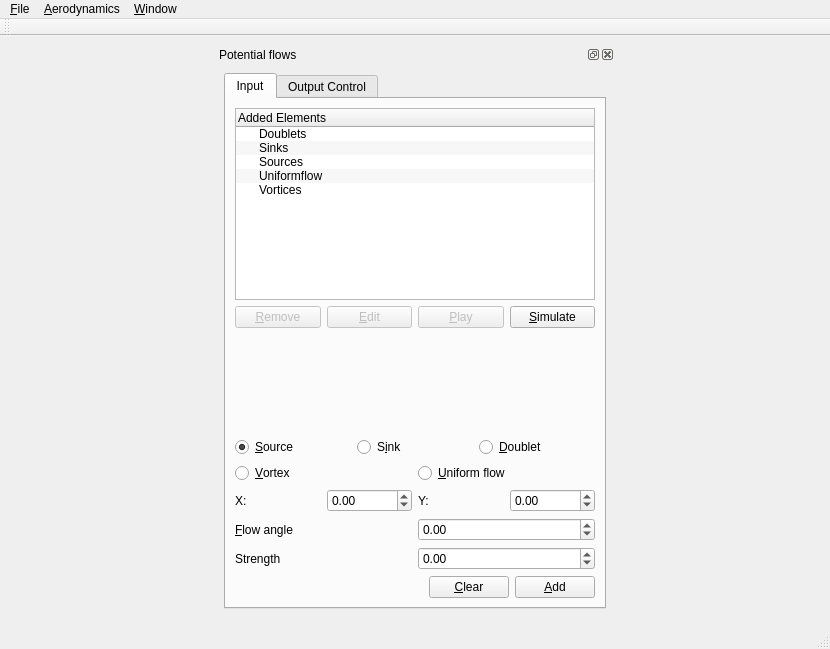
<?xml version="1.0" encoding="UTF-8"?>
<ui version="4.0">
 <class>MainWindow</class>
 <widget class="QMainWindow" name="MainWindow">
  <property name="windowModality">
   <enum>Qt::ApplicationModal</enum>
  </property>
  <property name="geometry">
   <rect>
    <x>0</x>
    <y>0</y>
    <width>830</width>
    <height>649</height>
   </rect>
  </property>
  <property name="sizePolicy">
   <sizepolicy hsizetype="Expanding" vsizetype="Expanding">
    <horstretch>0</horstretch>
    <verstretch>0</verstretch>
   </sizepolicy>
  </property>
  <property name="mouseTracking">
   <bool>false</bool>
  </property>
  <property name="windowTitle">
   <string>EduAeroSpace</string>
  </property>
  <property name="toolTip">
   <string extracomment="Educational package for novice Aerospace Community"/>
  </property>
  <property name="whatsThis">
   <string extracomment="Educational package for novice Aerospace Community"/>
  </property>
  <property name="autoFillBackground">
   <bool>false</bool>
  </property>
  <property name="dockNestingEnabled">
   <bool>false</bool>
  </property>
  <property name="dockOptions">
   <set>QMainWindow::AllowTabbedDocks|QMainWindow::AnimatedDocks</set>
  </property>
  <widget class="QWidget" name="centralwidget">
   <layout class="QVBoxLayout" name="verticalLayout_3">
    <item>
     <layout class="QHBoxLayout" name="horizontalLayout_Main">
      <property name="sizeConstraint">
       <enum>QLayout::SetMaximumSize</enum>
      </property>
      <item>
       <widget class="QDockWidget" name="Input_Dock">
        <property name="enabled">
         <bool>true</bool>
        </property>
        <property name="sizePolicy">
         <sizepolicy hsizetype="Expanding" vsizetype="Expanding">
          <horstretch>0</horstretch>
          <verstretch>0</verstretch>
         </sizepolicy>
        </property>
        <property name="minimumSize">
         <size>
          <width>400</width>
          <height>418</height>
         </size>
        </property>
        <property name="maximumSize">
         <size>
          <width>400</width>
          <height>524287</height>
         </size>
        </property>
        <property name="autoFillBackground">
         <bool>false</bool>
        </property>
        <property name="inputMethodHints">
         <set>Qt::ImhNone</set>
        </property>
        <property name="floating">
         <bool>false</bool>
        </property>
        <property name="features">
         <set>QDockWidget::AllDockWidgetFeatures</set>
        </property>
        <property name="allowedAreas">
         <set>Qt::NoDockWidgetArea</set>
        </property>
        <property name="windowTitle">
         <string>Potential flows</string>
        </property>
        <widget class="QWidget" name="dockWidgetContents_3">
         <layout class="QVBoxLayout" name="verticalLayout_2">
          <item>
           <widget class="QTabWidget" name="tabWidget">
            <property name="sizePolicy">
             <sizepolicy hsizetype="Expanding" vsizetype="Expanding">
              <horstretch>0</horstretch>
              <verstretch>0</verstretch>
             </sizepolicy>
            </property>
            <property name="maximumSize">
             <size>
              <width>400</width>
              <height>16777215</height>
             </size>
            </property>
            <property name="currentIndex">
             <number>0</number>
            </property>
            <widget class="QWidget" name="tab_potInput">
             <attribute name="title">
              <string>Input</string>
             </attribute>
             <layout class="QVBoxLayout" name="verticalLayout">
              <item>
               <widget class="QTreeWidget" name="treeWidget_potElements">
                <property name="tabKeyNavigation">
                 <bool>true</bool>
                </property>
                <property name="alternatingRowColors">
                 <bool>true</bool>
                </property>
                <column>
                 <property name="text">
                  <string>Added Elements</string>
                 </property>
                </column>
                <item>
                 <property name="text">
                  <string>Doublets</string>
                 </property>
                </item>
                <item>
                 <property name="text">
                  <string>Sinks</string>
                 </property>
                </item>
                <item>
                 <property name="text">
                  <string>Sources</string>
                 </property>
                </item>
                <item>
                 <property name="text">
                  <string>Uniformflow</string>
                 </property>
                </item>
                <item>
                 <property name="text">
                  <string>Vortices</string>
                 </property>
                </item>
               </widget>
              </item>
              <item>
               <layout class="QHBoxLayout" name="horizontalLayout_4">
                <item>
                 <widget class="QPushButton" name="pushButton_Remove">
                  <property name="enabled">
                   <bool>false</bool>
                  </property>
                  <property name="text">
                   <string>&amp;Remove</string>
                  </property>
                 </widget>
                </item>
                <item>
                 <widget class="QPushButton" name="pushButton_Edit">
                  <property name="enabled">
                   <bool>false</bool>
                  </property>
                  <property name="text">
                   <string>&amp;Edit</string>
                  </property>
                 </widget>
                </item>
                <item>
                 <widget class="QPushButton" name="pushButton_toggleSimulation">
                  <property name="enabled">
                   <bool>false</bool>
                  </property>
                  <property name="text">
                   <string>&amp;Play</string>
                  </property>
                 </widget>
                </item>
                <item>
                 <widget class="QPushButton" name="pushButton_Simulate">
                  <property name="text">
                   <string>&amp;Simulate</string>
                  </property>
                 </widget>
                </item>
               </layout>
              </item>
              <item>
               <spacer name="verticalSpacer">
                <property name="orientation">
                 <enum>Qt::Vertical</enum>
                </property>
                <property name="sizeHint" stdset="0">
                 <size>
                  <width>20</width>
                  <height>41</height>
                 </size>
                </property>
               </spacer>
              </item>
              <item>
               <layout class="QVBoxLayout" name="verticalLayout_5">
                <item>
                 <layout class="QHBoxLayout" name="horizontalLayout_5">
                  <item>
                   <widget class="QRadioButton" name="radioButton_Source">
                    <property name="text">
                     <string>&amp;Source</string>
                    </property>
                    <property name="checked">
                     <bool>true</bool>
                    </property>
                   </widget>
                  </item>
                  <item>
                   <widget class="QRadioButton" name="radioButton_Sink">
                    <property name="text">
                     <string>S&amp;ink</string>
                    </property>
                   </widget>
                  </item>
                  <item>
                   <widget class="QRadioButton" name="radioButton_Doublet">
                    <property name="text">
                     <string>&amp;Doublet</string>
                    </property>
                   </widget>
                  </item>
                 </layout>
                </item>
                <item>
                 <layout class="QHBoxLayout" name="horizontalLayout_6">
                  <item>
                   <widget class="QRadioButton" name="radioButton_Vortex">
                    <property name="text">
                     <string>&amp;Vortex</string>
                    </property>
                   </widget>
                  </item>
                  <item>
                   <widget class="QRadioButton" name="radioButton_UniformFlow">
                    <property name="text">
                     <string>&amp;Uniform flow</string>
                    </property>
                   </widget>
                  </item>
                 </layout>
                </item>
                <item>
                 <layout class="QHBoxLayout" name="horizontalLayout_13">
                  <item>
                   <layout class="QHBoxLayout" name="horizontalLayout_14">
                    <item>
                     <widget class="QLabel" name="label_X">
                      <property name="text">
                       <string>X:</string>
                      </property>
                      <property name="buddy">
                       <cstring>doubleSpinBox_X</cstring>
                      </property>
                     </widget>
                    </item>
                    <item>
                     <widget class="QDoubleSpinBox" name="doubleSpinBox_X">
                      <property name="minimum">
                       <double>-1000.000000000000000</double>
                      </property>
                      <property name="maximum">
                       <double>1000.000000000000000</double>
                      </property>
                      <property name="singleStep">
                       <double>0.100000000000000</double>
                      </property>
                     </widget>
                    </item>
                   </layout>
                  </item>
                  <item>
                   <layout class="QHBoxLayout" name="horizontalLayout_15">
                    <item>
                     <widget class="QLabel" name="label_Y">
                      <property name="text">
                       <string>Y:</string>
                      </property>
                      <property name="buddy">
                       <cstring>doubleSpinBox_Y</cstring>
                      </property>
                     </widget>
                    </item>
                    <item>
                     <widget class="QDoubleSpinBox" name="doubleSpinBox_Y">
                      <property name="minimum">
                       <double>-1000.000000000000000</double>
                      </property>
                      <property name="maximum">
                       <double>1000.000000000000000</double>
                      </property>
                      <property name="singleStep">
                       <double>0.100000000000000</double>
                      </property>
                     </widget>
                    </item>
                   </layout>
                  </item>
                 </layout>
                </item>
                <item>
                 <layout class="QHBoxLayout" name="horizontalLayout_16">
                  <item>
                   <widget class="QLabel" name="label_FlowAngle">
                    <property name="text">
                     <string>&amp;Flow angle</string>
                    </property>
                    <property name="buddy">
                     <cstring>doubleSpinBox_FlowAngle</cstring>
                    </property>
                   </widget>
                  </item>
                  <item>
                   <widget class="QDoubleSpinBox" name="doubleSpinBox_FlowAngle">
                    <property name="minimum">
                     <double>-360.000000000000000</double>
                    </property>
                    <property name="maximum">
                     <double>360.000000000000000</double>
                    </property>
                    <property name="singleStep">
                     <double>1.000000000000000</double>
                    </property>
                   </widget>
                  </item>
                 </layout>
                </item>
                <item>
                 <layout class="QHBoxLayout" name="horizontalLayout_17">
                  <item>
                   <widget class="QLabel" name="label_Strength">
                    <property name="text">
                     <string>Strength</string>
                    </property>
                    <property name="buddy">
                     <cstring>doubleSpinBox_Strength</cstring>
                    </property>
                   </widget>
                  </item>
                  <item>
                   <widget class="QDoubleSpinBox" name="doubleSpinBox_Strength">
                    <property name="minimum">
                     <double>-10000.000000000000000</double>
                    </property>
                    <property name="maximum">
                     <double>10000.000000000000000</double>
                    </property>
                    <property name="singleStep">
                     <double>0.100000000000000</double>
                    </property>
                   </widget>
                  </item>
                 </layout>
                </item>
                <item>
                 <layout class="QHBoxLayout" name="horizontalLayout_18">
                  <item>
                   <spacer name="horizontalSpacer">
                    <property name="orientation">
                     <enum>Qt::Horizontal</enum>
                    </property>
                    <property name="sizeHint" stdset="0">
                     <size>
                      <width>40</width>
                      <height>20</height>
                     </size>
                    </property>
                   </spacer>
                  </item>
                  <item>
                   <widget class="QPushButton" name="pushButton_Clear">
                    <property name="text">
                     <string>&amp;Clear</string>
                    </property>
                   </widget>
                  </item>
                  <item>
                   <widget class="QPushButton" name="pushButton_Add">
                    <property name="text">
                     <string>&amp;Add</string>
                    </property>
                   </widget>
                  </item>
                 </layout>
                </item>
               </layout>
              </item>
             </layout>
            </widget>
            <widget class="QWidget" name="tab_potOutputControl">
             <attribute name="title">
              <string>Output Control</string>
             </attribute>
            </widget>
           </widget>
          </item>
         </layout>
        </widget>
       </widget>
      </item>
     </layout>
    </item>
   </layout>
  </widget>
  <widget class="QMenuBar" name="menubar">
   <property name="geometry">
    <rect>
     <x>0</x>
     <y>0</y>
     <width>830</width>
     <height>25</height>
    </rect>
   </property>
   <widget class="QMenu" name="menu_File">
    <property name="title">
     <string>&amp;File</string>
    </property>
    <addaction name="action_Save"/>
    <addaction name="separator"/>
    <addaction name="action_Quit"/>
   </widget>
   <widget class="QMenu" name="menu_Window">
    <property name="title">
     <string>&amp;Window</string>
    </property>
    <addaction name="action_Clear_All"/>
   </widget>
   <widget class="QMenu" name="menu_Aerodynamics">
    <property name="title">
     <string>&amp;Aerodynamics</string>
    </property>
    <addaction name="action_Potential_Flows"/>
    <addaction name="actionPanel_Methods"/>
    <addaction name="actionCFD"/>
    <addaction name="separator"/>
    <addaction name="action_Clear_all"/>
   </widget>
   <addaction name="menu_File"/>
   <addaction name="menu_Aerodynamics"/>
   <addaction name="menu_Window"/>
  </widget>
  <widget class="QStatusBar" name="statusbar"/>
  <widget class="QToolBar" name="toolBar_Icons">
   <property name="windowTitle">
    <string>toolBar</string>
   </property>
   <attribute name="toolBarArea">
    <enum>TopToolBarArea</enum>
   </attribute>
   <attribute name="toolBarBreak">
    <bool>false</bool>
   </attribute>
  </widget>
  <action name="action_Save">
   <property name="text">
    <string>&amp;Save</string>
   </property>
  </action>
  <action name="action_Quit">
   <property name="text">
    <string>&amp;Quit</string>
   </property>
   <property name="shortcut">
    <string>Ctrl+Q</string>
   </property>
  </action>
  <action name="action_Tools">
   <property name="text">
    <string>&amp;Tools</string>
   </property>
  </action>
  <action name="action_Potential_Flows">
   <property name="text">
    <string>&amp;Potential Flows</string>
   </property>
  </action>
  <action name="actionPanel_Methods">
   <property name="text">
    <string>Panel Methods</string>
   </property>
  </action>
  <action name="actionCFD">
   <property name="text">
    <string>CFD</string>
   </property>
  </action>
  <action name="action_Clear_all">
   <property name="text">
    <string>&amp;Clear all</string>
   </property>
  </action>
  <action name="action_Clear_All">
   <property name="text">
    <string>&amp;Clear All</string>
   </property>
  </action>
 </widget>
 <tabstops>
  <tabstop>tabWidget</tabstop>
  <tabstop>radioButton_Source</tabstop>
  <tabstop>radioButton_Sink</tabstop>
  <tabstop>radioButton_Doublet</tabstop>
  <tabstop>radioButton_Vortex</tabstop>
  <tabstop>radioButton_UniformFlow</tabstop>
  <tabstop>doubleSpinBox_X</tabstop>
  <tabstop>doubleSpinBox_Y</tabstop>
  <tabstop>doubleSpinBox_FlowAngle</tabstop>
  <tabstop>doubleSpinBox_Strength</tabstop>
  <tabstop>pushButton_Clear</tabstop>
  <tabstop>pushButton_Add</tabstop>
  <tabstop>pushButton_Simulate</tabstop>
  <tabstop>pushButton_toggleSimulation</tabstop>
  <tabstop>pushButton_Remove</tabstop>
  <tabstop>pushButton_Edit</tabstop>
  <tabstop>treeWidget_potElements</tabstop>
 </tabstops>
 <resources/>
 <connections>
  <connection>
   <sender>action_Quit</sender>
   <signal>activated()</signal>
   <receiver>MainWindow</receiver>
   <slot>close()</slot>
   <hints>
    <hint type="sourcelabel">
     <x>-1</x>
     <y>-1</y>
    </hint>
    <hint type="destinationlabel">
     <x>449</x>
     <y>299</y>
    </hint>
   </hints>
  </connection>
  <connection>
   <sender>actionCFD</sender>
   <signal>activated()</signal>
   <receiver>Input_Dock</receiver>
   <slot>show()</slot>
   <hints>
    <hint type="sourcelabel">
     <x>-1</x>
     <y>-1</y>
    </hint>
    <hint type="destinationlabel">
     <x>125</x>
     <y>318</y>
    </hint>
   </hints>
  </connection>
  <connection>
   <sender>actionCFD</sender>
   <signal>activated()</signal>
   <receiver>Input_Dock</receiver>
   <slot>setFocus()</slot>
   <hints>
    <hint type="sourcelabel">
     <x>-1</x>
     <y>-1</y>
    </hint>
    <hint type="destinationlabel">
     <x>125</x>
     <y>318</y>
    </hint>
   </hints>
  </connection>
  <connection>
   <sender>action_Potential_Flows</sender>
   <signal>activated()</signal>
   <receiver>Input_Dock</receiver>
   <slot>show()</slot>
   <hints>
    <hint type="sourcelabel">
     <x>-1</x>
     <y>-1</y>
    </hint>
    <hint type="destinationlabel">
     <x>125</x>
     <y>318</y>
    </hint>
   </hints>
  </connection>
  <connection>
   <sender>action_Potential_Flows</sender>
   <signal>activated()</signal>
   <receiver>Input_Dock</receiver>
   <slot>setFocus()</slot>
   <hints>
    <hint type="sourcelabel">
     <x>-1</x>
     <y>-1</y>
    </hint>
    <hint type="destinationlabel">
     <x>125</x>
     <y>318</y>
    </hint>
   </hints>
  </connection>
  <connection>
   <sender>actionPanel_Methods</sender>
   <signal>activated()</signal>
   <receiver>Input_Dock</receiver>
   <slot>show()</slot>
   <hints>
    <hint type="sourcelabel">
     <x>-1</x>
     <y>-1</y>
    </hint>
    <hint type="destinationlabel">
     <x>125</x>
     <y>318</y>
    </hint>
   </hints>
  </connection>
  <connection>
   <sender>actionPanel_Methods</sender>
   <signal>activated()</signal>
   <receiver>Input_Dock</receiver>
   <slot>setFocus()</slot>
   <hints>
    <hint type="sourcelabel">
     <x>-1</x>
     <y>-1</y>
    </hint>
    <hint type="destinationlabel">
     <x>125</x>
     <y>318</y>
    </hint>
   </hints>
  </connection>
 </connections>
</ui>
